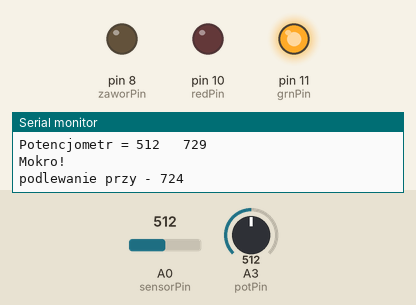
A sketch run on a simulated Arduino Uno, built with avr-gcc and run on an emulated ATmega328P. Shown: output pins drawn as LEDs (lit = HIGH), the last lines printed to the serial monitor. Inputs (shaded band) come from the test bench; at power-on: A0 (sensorPin) = 512, A3 (potPin) = 512.

Above: at 5.8 s.
5.9 s: A0 (sensorPin) set to 866
11.9 s: A0 (sensorPin) set to 883
At 16.2 s:
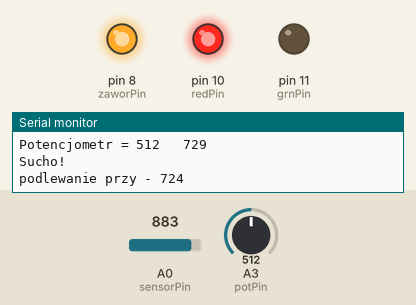
17.9 s: A0 (sensorPin) set to 716
At 20.6 s:
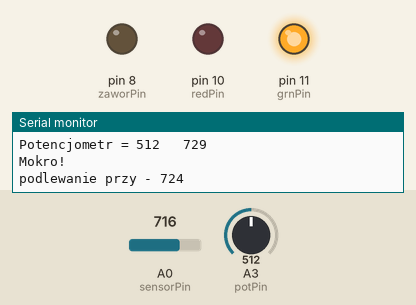
23.9 s: A0 (sensorPin) set to 900
At 26.1 s:
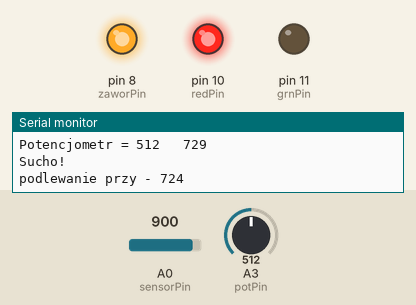
Timing chart, 0 to 27.6 s (numbered marks = the images above; inputs shaded):
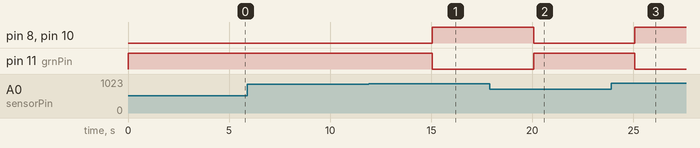

The sketch:

moisture_sensor1.ino
```cpp
/*
obsługa pojemnościowego sensora wilgotności
na arduino
*/

int sensor, sensorNorm;
int pot, potNorm;
int histereza;

#define sensorPin 0 //sensor do A0
#define potPin 3 //potencjometr do A2
#define redPin 10 // czerwony pin
#define grnPin 11 // zielony pin
#define zaworPin 8 // sterowanie zaworem

void setup() {
  histereza = 5;
  Serial.begin(9600);
  pinMode(sensorPin,INPUT);
  pinMode(potPin,INPUT);
  pinMode(redPin,OUTPUT);
  pinMode(grnPin,OUTPUT);
  pinMode(zaworPin,OUTPUT);
}

void loop() {

  sensor = analogRead(sensorPin);
  sensorNorm=map(sensor,270,600,0,400);
  pot = analogRead(potPin);
  potNorm=map(pot,50,1000,0,1500);
  Serial.print("Sensor = ");
  Serial.print(sensor);
  Serial.print("   ");
  Serial.println(sensorNorm); //print the value to serial port
  Serial.print("Potencjometr = ");
  Serial.print(pot);
  Serial.print("   ");
  Serial.println(potNorm); //print the value to serial port
  if (sensorNorm>potNorm)  {  // sensor > pot  - sucho - podlewać

      digitalWrite(redPin,HIGH);  //czerwony LED
      digitalWrite(grnPin,LOW);
      digitalWrite(zaworPin,HIGH);
      Serial.println("Sucho!");
    }
  if (sensorNorm<(potNorm - histereza)) {  // sensor < pot - mokro - dobrze podlane

      digitalWrite(redPin,LOW);  // zielony LED
      digitalWrite(grnPin,HIGH);
      digitalWrite(zaworPin,LOW);
      Serial.println("Mokro!");
    }
  Serial.print("podlewanie przy - ");
  Serial.println(potNorm - histereza);
  Serial.println("");
  delay(5000);
}
```

Measured:
- the behaviour switches between 872 and 873 on A0 (sensorPin) (found by bisection; images 0 and 1)
- after the input at 11.9 s, pin 8 (zaworPin), pin 10 (redPin): LOW → HIGH after 3.1 s; pin 11 (grnPin): HIGH → LOW after 3.1 s
- after the input at 17.9 s, pin 8 (zaworPin), pin 10 (redPin): HIGH → LOW after 2.2 s; pin 11 (grnPin): LOW → HIGH after 2.2 s
- after the input at 23.9 s, pin 8 (zaworPin), pin 10 (redPin): LOW → HIGH after 1.2 s; pin 11 (grnPin): HIGH → LOW after 1.2 s
